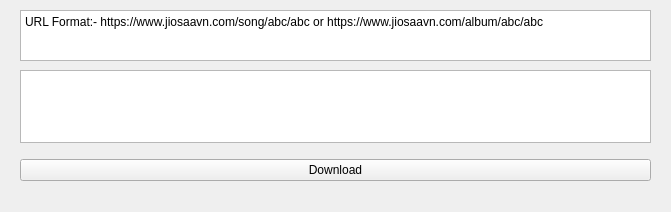
<?xml version="1.0" encoding="UTF-8"?>
<ui version="4.0">
 <class>MainWindow</class>
 <widget class="QMainWindow" name="MainWindow">
  <property name="geometry">
   <rect>
    <x>0</x>
    <y>0</y>
    <width>671</width>
    <height>212</height>
   </rect>
  </property>
  <property name="sizePolicy">
   <sizepolicy hsizetype="Fixed" vsizetype="Fixed">
    <horstretch>0</horstretch>
    <verstretch>0</verstretch>
   </sizepolicy>
  </property>
  <property name="windowTitle">
   <string>MainWindow</string>
  </property>
  <widget class="QWidget" name="centralwidget">
   <widget class="QWidget" name="verticalLayoutWidget">
    <property name="geometry">
     <rect>
      <x>20</x>
      <y>70</y>
      <width>631</width>
      <height>73</height>
     </rect>
    </property>
    <layout class="QVBoxLayout" name="verticalLayout">
     <item>
      <widget class="QPlainTextEdit" name="jsurl"/>
     </item>
    </layout>
   </widget>
   <widget class="QWidget" name="horizontalLayoutWidget">
    <property name="geometry">
     <rect>
      <x>20</x>
      <y>150</y>
      <width>631</width>
      <height>41</height>
     </rect>
    </property>
    <layout class="QHBoxLayout" name="horizontalLayout">
     <property name="spacing">
      <number>20</number>
     </property>
     <item>
      <widget class="QPushButton" name="dload">
       <property name="sizePolicy">
        <sizepolicy hsizetype="Minimum" vsizetype="Fixed">
         <horstretch>0</horstretch>
         <verstretch>0</verstretch>
        </sizepolicy>
       </property>
       <property name="text">
        <string>Download</string>
       </property>
      </widget>
     </item>
    </layout>
   </widget>
   <widget class="QPlainTextEdit" name="plainTextEdit">
    <property name="enabled">
     <bool>true</bool>
    </property>
    <property name="geometry">
     <rect>
      <x>20</x>
      <y>10</y>
      <width>631</width>
      <height>51</height>
     </rect>
    </property>
    <property name="undoRedoEnabled">
     <bool>false</bool>
    </property>
    <property name="readOnly">
     <bool>true</bool>
    </property>
    <property name="plainText">
     <string>URL Format:- https://www.jiosaavn.com/song/abc/abc or https://www.jiosaavn.com/album/abc/abc</string>
    </property>
   </widget>
  </widget>
  <action name="lowestquality">
   <property name="checkable">
    <bool>true</bool>
   </property>
   <property name="text">
    <string>240p</string>
   </property>
  </action>
  <action name="action360p">
   <property name="checkable">
    <bool>true</bool>
   </property>
   <property name="text">
    <string>360p</string>
   </property>
  </action>
  <action name="action720p">
   <property name="text">
    <string>720p</string>
   </property>
  </action>
  <action name="action1080p">
   <property name="text">
    <string>Max</string>
   </property>
  </action>
 </widget>
 <resources/>
 <connections/>
</ui>
